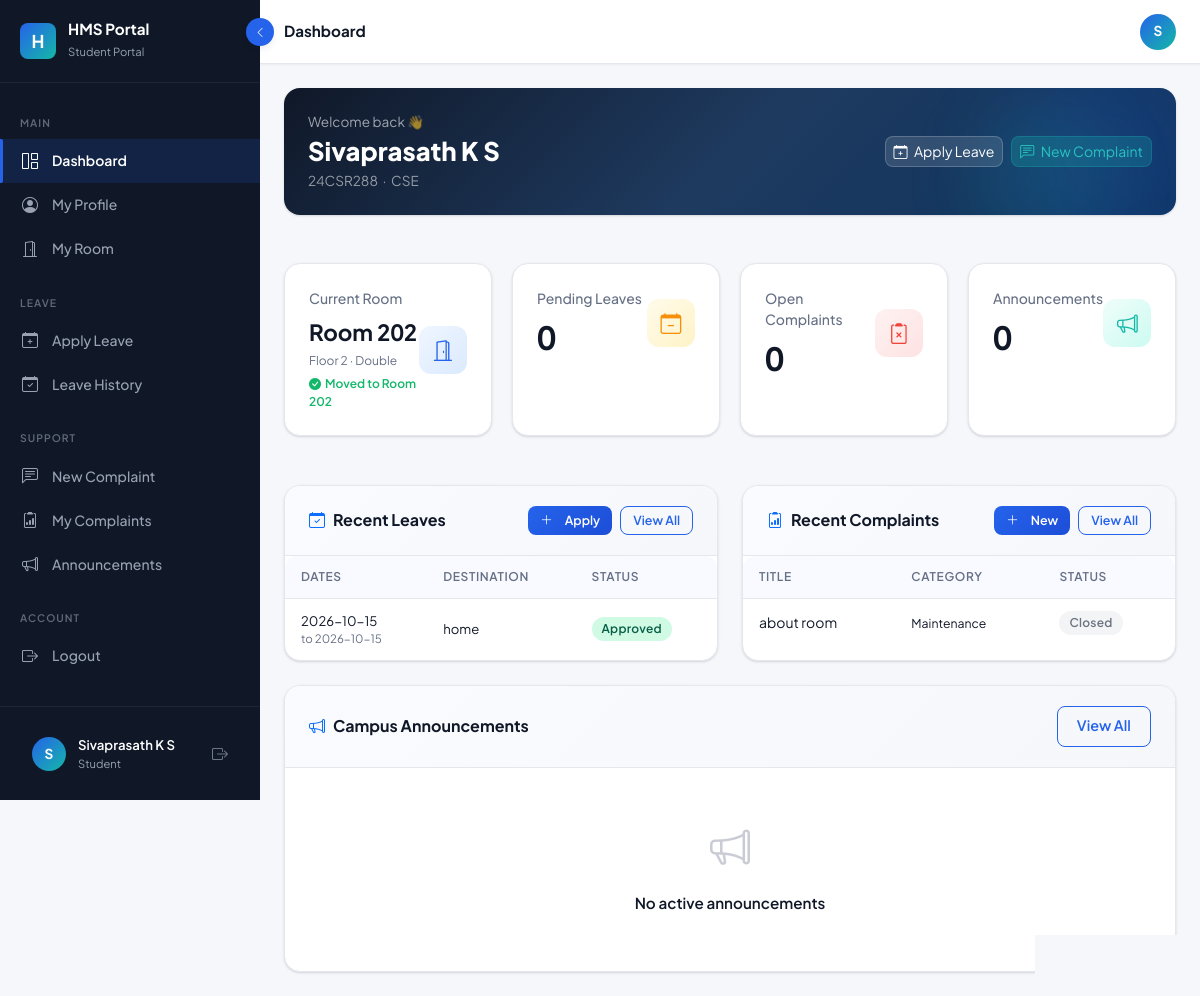
Screenshot of /student/dashboard (signed in) with the database file from the repository.
### tables this page shows
CREATE TABLE Users (
    user_id       INTEGER PRIMARY KEY AUTOINCREMENT,
    email         TEXT NOT NULL UNIQUE,
    password_hash TEXT NOT NULL,
    role          TEXT NOT NULL DEFAULT 'student' CHECK(role IN ('admin','student')),
    full_name     TEXT NOT NULL,
    phone         TEXT,
    is_active     INTEGER NOT NULL DEFAULT 1,
    created_at    TEXT NOT NULL DEFAULT (datetime('now')),
    updated_at    TEXT NOT NULL DEFAULT (datetime('now'))
);

CREATE TABLE Students (
    student_id          INTEGER PRIMARY KEY AUTOINCREMENT,
    user_id             INTEGER NOT NULL UNIQUE REFERENCES Users(user_id) ON DELETE CASCADE,
    registration_number TEXT NOT NULL UNIQUE,
    department          TEXT,
    academic_year       TEXT,
    guardian_name       TEXT,
    guardian_phone      TEXT,
    address             TEXT,
    account_status      TEXT NOT NULL DEFAULT 'active' CHECK(account_status IN ('active','inactive','suspended')),
    joined_date         TEXT,
    created_at          TEXT NOT NULL DEFAULT (datetime('now'))
);

CREATE TABLE Rooms (
    room_id        INTEGER PRIMARY KEY AUTOINCREMENT,
    room_number    TEXT NOT NULL UNIQUE,
    floor          INTEGER NOT NULL DEFAULT 1,
    room_type      TEXT NOT NULL DEFAULT 'Single' CHECK(room_type IN ('Single','Double','Triple','Dormitory')),
    capacity       INTEGER NOT NULL DEFAULT 1,
    occupied_count INTEGER NOT NULL DEFAULT 0,
    status         TEXT NOT NULL DEFAULT 'Available' CHECK(status IN ('Available','Full','Maintenance','Closed')),
    created_at     TEXT NOT NULL DEFAULT (datetime('now')),
    updated_at     TEXT NOT NULL DEFAULT (datetime('now'))
);

CREATE TABLE LeaveRequests (
    leave_id          INTEGER PRIMARY KEY AUTOINCREMENT,
    student_id        INTEGER NOT NULL REFERENCES Students(student_id) ON DELETE CASCADE,
    start_date        TEXT NOT NULL,
    end_date          TEXT NOT NULL,
    destination       TEXT,
    reason            TEXT,
    emergency_contact TEXT,
    status            TEXT NOT NULL DEFAULT 'Pending' CHECK(status IN ('Pending','Approved','Rejected')),
    admin_remarks     TEXT,
    reviewed_by       INTEGER REFERENCES Users(user_id),
    reviewed_at       TEXT,
    created_at        TEXT NOT NULL DEFAULT (datetime('now'))
);

CREATE TABLE Complaints (
    complaint_id     INTEGER PRIMARY KEY AUTOINCREMENT,
    student_id       INTEGER NOT NULL REFERENCES Students(student_id) ON DELETE CASCADE,
    title            TEXT NOT NULL,
    category         TEXT NOT NULL DEFAULT 'Other',
    description      TEXT,
    priority         TEXT NOT NULL DEFAULT 'Medium' CHECK(priority IN ('Low','Medium','High','Urgent')),
    status           TEXT NOT NULL DEFAULT 'Submitted' CHECK(status IN ('Submitted','In Progress','Resolved','Closed')),
    resolution_notes TEXT,
    resolved_by      INTEGER REFERENCES Users(user_id),
    resolved_at      TEXT,
    created_at       TEXT NOT NULL DEFAULT (datetime('now')),
    updated_at       TEXT NOT NULL DEFAULT (datetime('now'))
);

### routes/student_routes.py (the view)
@student_bp.route('/dashboard')
@student_required
def dashboard():
    user_id = session['user_id']
    student = student_service.get_student_by_user_id(user_id)
    if not student:
        flash('Student profile not found. Contact admin.', 'warning')
        return redirect(url_for('auth.logout'))
    sid = student['student_id']
    allocation   = room_service.get_active_allocation(sid)
    my_leaves    = leave_service.get_leaves(sid)
    my_complaints= complaint_service.get_complaints(sid)
    recent_changes= room_service.get_change_requests(sid)[:3]
    announcements= announcement_service.get_announcements(active_only=True)[:5]
    pending_leaves = sum(1 for l in my_leaves if l['status'] == 'Pending')
    open_complaints= sum(1 for c in my_complaints if c['status'] in ('Submitted','In Progress'))
    return render_template('student/dashboard.html',
        student=student, allocation=allocation,
        pending_leaves=pending_leaves,
        open_complaints=open_complaints,
        recent_leaves=my_leaves[:4],
        recent_complaints=my_complaints[:4],
        recent_changes=recent_changes,
        announcements=announcements,
        total_leaves=len(my_leaves),
        total_complaints=len(my_complaints),
        total_announcements=len(announcements)
    )

### templates/student/dashboard.html (shortened to what this page needs)
{% extends "layouts/dashboard.html" %}
{% block page_title %}Dashboard{% endblock %}
{% block sidebar_role %}Student Portal{% endblock %}
{% block sidebar_nav %}{% include 'student/_nav.html' %}{% endblock %}
{% block content %}
<div class="hms-card mb-5 animate-fade-in-up" style="background:linear-gradient(135deg,#101828 0%,#1e3a5f 50%,#0f3460 100%); border:none; color:#fff; overflow:hidden; position:relative;">
  <div style="position:absolute;right:-30px;top:-30px;width:200px;height:200px;background:rgba(37,99,235,0.15);border-radius:50%;filter:blur(40px);"></div>
  <div style="position:absolute;right:60px;bottom:-40px;width:150px;height:150px;background:rgba(20,184,166,0.1);border-radius:50%;filter:blur(30px);"></div>
  <div class="hms-card-body d-flex align-items-center justify-content-between flex-wrap gap-3">
    <div>
      <p class="mb-1" style="color:rgba(255,255,255,0.6);font-size:0.85rem;">Welcome back 👋</p>
      <h2 class="mb-1 fw-700" style="font-size:1.6rem;font-weight:800;">{{ student.full_name }}</h2>
      <p class="mb-0" style="color:rgba(255,255,255,0.55);font-size:0.85rem;">
        {{ student.registration_number }} &nbsp;·&nbsp; {{ student.department or 'Student' }}
      </p>
    </div>
    <div class="d-flex gap-2 flex-wrap">
      <a href="{{ url_for('student.apply_leave') }}" class="btn btn-sm" style="background:rgba(255,255,255,0.12);color:#fff;border:1px solid rgba(255,255,255,0.2);border-radius:8px;backdrop-filter:blur(8px);">
        <i class="bi bi-calendar-plus me-1"></i> Apply Leave
      </a>
      <a href="{{ url_for('student.submit_complaint') }}" class="btn btn-sm" style="background:rgba(20,184,166,0.25);color:#2DD4BF;border:1px solid rgba(20,184,166,0.3);border-radius:8px;">
        <i class="bi bi-chat-left-text me-1"></i> New Complaint
      </a>
    </div>
  </div>
</div>
<div class="stats-grid mb-5">
  <div class="stat-card stagger-1">
    <div class="d-flex align-items-center justify-content-between">
      <div>
        <div class="stat-label">Current Room</div>
        <div class="stat-number" style="font-size:1.4rem;">
          {% if allocation %}Room {{ allocation.room_number }}{% else %}—{% endif %}
        </div>
        <small style="color:var(--hms-text-muted); font-size:0.75rem;">
          {% if allocation %}Floor {{ allocation.floor }} · {{ allocation.room_type }}{% else %}Not allocated{% endif %}
        </small>
        {% if recent_changes %}
          {% set latest_req = recent_changes[0] %}
          <div class="mt-1" style="font-size:0.75rem; font-weight:600;">
            {% if latest_req.status == 'Approved' %}
              <span style="color:var(--hms-success);"><i class="bi bi-check-circle-fill me-1"></i>Moved to Room {{ latest_req.requested_room }}</span>
            {% elif latest_req.status == 'Pending' %}
              <span style="color:var(--hms-warning);"><i class="bi bi-clock-fill me-1"></i>Change to Room {{ latest_req.requested_room }} Pending</span>
            {% endif %}
          </div>
        {% endif %}
      </div>
      <div class="stat-icon stat-icon-blue"><i class="bi bi-door-open"></i></div>
    </div>
  </div>
  <div class="stat-card stagger-2">
    <div class="d-flex align-items-center justify-content-between">
      <div>
        <div class="stat-label">Pending Leaves</div>
        <div class="stat-number" data-count="{{ pending_leaves }}">0</div>
      </div>
      <div class="stat-icon stat-icon-amber"><i class="bi bi-calendar-minus"></i></div>
    </div>
  </div>
  <div class="stat-card stagger-3">
    <div class="d-flex align-items-center justify-content-between">
      <div>
        <div class="stat-label">Open Complaints</div>
        <div class="stat-number" data-count="{{ open_complaints }}">0</div>
      </div>
      <div class="stat-icon stat-icon-red"><i class="bi bi-clipboard2-x"></i></div>
    </div>
  </div>
  <div class="stat-card stagger-4">
    <div class="d-flex align-items-center justify-content-between">
      <div>
        <div class="stat-label">Announcements</div>
        <div class="stat-number" data-count="{{ total_announcements }}">0</div>
      </div>
      <div class="stat-icon stat-icon-teal"><i class="bi bi-megaphone"></i></div>
    </div>
  </div>
</div>
<div class="row g-4 mb-4">
  <div class="col-lg-6 animate-fade-in-up stagger-1">
    <div class="hms-card h-100">
      <div class="hms-card-header">
        <span class="hms-card-title"><i class="bi bi-calendar-check text-primary"></i> Recent Leaves</span>
        <div class="d-flex gap-2">
          <a href="{{ url_for('student.apply_leave') }}" class="btn btn-sm btn-hms-primary" style="padding:0.25rem 0.75rem;font-size:0.78rem;">
            <i class="bi bi-plus-lg me-1"></i> Apply
          </a>
          <a href="{{ url_for('student.leave_history') }}" class="btn btn-sm btn-hms-outline" style="padding:0.25rem 0.75rem;font-size:0.78rem;">View All</a>
        </div>
      </div>
      <div class="hms-card-body p-0">
        {% if recent_leaves %}
        <div class="table-responsive-hms">
          <table class="hms-table" id="recentLeavesTable">
            <thead><tr><th>Dates</th><th>Destination</th><th>Status</th></tr></thead>
            <tbody>
            {% for l in recent_leaves %}
            <tr>
              <td>
                <div class="fw-600" style="font-size:0.82rem;">{{ l.start_date }}</div>
                <div style="font-size:0.72rem;color:var(--hms-text-muted);">to {{ l.end_date }}</div>
              </td>
              <td style="max-width:140px;overflow:hidden;text-overflow:ellipsis;white-space:nowrap;font-size:0.82rem;" title="{{ l.destination }}">
                {{ l.destination }}
              </td>
              <td>
                <span class="badge-hms badge-{{ l.status.lower() }}">
                  {{ l.status }}
                </span>
              </td>
            </tr>
            {% endfor %}
            </tbody>
          </table>
        </div>
        {% endif %}
      </div>
    </div>
  </div>
  <div class="col-lg-6 animate-fade-in-up stagger-2">
    <div class="hms-card h-100">
      <div class="hms-card-header">
        <span class="hms-card-title"><i class="bi bi-clipboard2-data text-primary"></i> Recent Complaints</span>
        <div class="d-flex gap-2">
          <a href="{{ url_for('student.submit_complaint') }}" class="btn btn-sm btn-hms-primary" style="padding:0.25rem 0.75rem;font-size:0.78rem;">
            <i class="bi bi-plus-lg me-1"></i> New
          </a>
          <a href="{{ url_for('student.my_complaints') }}" class="btn btn-sm btn-hms-outline" style="padding:0.25rem 0.75rem;font-size:0.78rem;">View All</a>
        </div>
      </div>
      <div class="hms-card-body p-0">
        {% if recent_complaints %}
        <div class="table-responsive-hms">
          <table class="hms-table" id="recentComplaintsTable">
            <thead><tr><th>Title</th><th>Category</th><th>Status</th></tr></thead>
            <tbody>
            {% for c in recent_complaints %}
            <tr>
              <td class="fw-500" style="max-width:180px; overflow:hidden; text-overflow:ellipsis; white-space:nowrap;">{{ c.title }}</td>
              <td><small>{{ c.category }}</small></td>
              <td>
                {% set s = c.status.lower().replace(' ','') %}
                <span class="badge-hms badge-{{ 'inprogress' if 'progress' in s else s }}">
                  {{ c.status }}
                </span>
              </td>
            </tr>
            {% endfor %}
            </tbody>
          </table>
        </div>
        {% endif %}
      </div>
    </div>
  </div>
</div>
<div class="row g-4">
  <div class="col-12 animate-fade-in-up stagger-3">
    <div class="hms-card">
      <div class="hms-card-header">
        <span class="hms-card-title"><i class="bi bi-megaphone text-primary"></i> Campus Announcements</span>
        <a href="{{ url_for('student.announcements') }}" class="btn btn-sm btn-hms-outline">View All</a>
      </div>
      <div class="hms-card-body">
        {% if announcements %}
        <div class="row g-3">
          {% for ann in announcements %}
          {% set cat_class = ann.category.lower() %}
          <div class="col-md-6 col-xl-4">
            <div class="announcement-card cat-{{ cat_class }} h-100" style="animation-delay:{{ loop.index * 0.08 }}s;">
              <div class="d-flex align-items-start justify-content-between gap-2">
                <div>
                  <div class="fw-600 mb-1" style="font-size:0.875rem;">{{ ann.title }}</div>
                  <span class="badge-hms" style="background:#EFF6FF;color:var(--hms-blue);margin-bottom:6px;">{{ ann.category }}</span>
                  <div class="ann-collapsible" style="font-size:0.8rem;color:var(--hms-text-muted);line-height:1.5;">{{ ann.message }}</div>
                </div>
              </div>
              <div class="d-flex align-items-center justify-content-between mt-2">
                <small style="color:var(--hms-text-muted);font-size:0.72rem;">
                  <i class="bi bi-clock me-1"></i>{{ ann.created_at|format_date('%b %d, %Y') }}
                </small>
                <button class="ann-toggle" style="background:none;border:none;color:var(--hms-blue);font-size:0.75rem;font-weight:600;padding:0;cursor:pointer;">Read more</button>
              </div>
            </div>
          </div>
          {% endfor %}
        </div>
        {% else %}
        <div class="empty-state py-4">
          <div class="empty-state-icon" style="font-size:2.5rem;"><i class="bi bi-megaphone"></i></div>
          <div class="empty-state-title" style="font-size:0.95rem;">No active announcements</div>
        </div>
        {% endif %}
      </div>
    </div>
  </div>
</div>
{% endblock %}

### templates/layouts/dashboard.html (shortened to what this page needs)
{% extends "layouts/base.html" %}
{% block body %}
<nav class="hms-sidebar" id="hmsSidebar">
  <div class="sidebar-brand">
    <div class="brand-logo">H</div>
    <div class="brand-text">
      <span class="brand-name">HMS Portal</span>
      <span class="brand-sub">{% block sidebar_role %}Student{% endblock %}</span>
    </div>
  </div>
  <div class="sidebar-nav">
    {% block sidebar_nav %}{% endblock %}
  </div>
  <div class="sidebar-footer">
    <div class="user-card" title="{{ session.name }}">
      <div class="user-avatar">{{ session.name[0]|upper if session.name else 'U' }}</div>
      <div class="user-info">
        <div class="user-name">{{ session.name }}</div>
        <div class="user-role">{{ session.role|capitalize }}</div>
      </div>
      <a href="{{ url_for('auth.logout') }}" class="ms-auto text-muted" style="font-size:1rem; color:rgba(152,162,179,0.7)!important; text-decoration:none;" title="Logout">
        <i class="bi bi-box-arrow-right"></i>
      </a>
    </div>
  </div>
</nav>
<button class="sidebar-toggle" id="sidebarToggle" aria-label="Toggle sidebar">
  <i class="bi bi-chevron-left toggle-icon"></i>
</button>
<main class="hms-main" id="hmsMain">
  <header class="hms-topbar">
    <div class="d-flex align-items-center gap-3">
      <div>
        <h6 class="mb-0 fw-700" style="font-weight:700; font-size:0.95rem;">
          {% block page_title %}Dashboard{% endblock %}
        </h6>
      </div>
    </div>
    <div class="topbar-actions">
      <div class="topbar-avatar" title="{{ session.name }}">
        {{ session.name[0]|upper if session.name else 'U' }}
      </div>
    </div>
  </header>
  <div class="hms-page-content">
    {% block content %}{% endblock %}
  </div>
</main>
{% endblock %}

### rows the page displays
Users: name "Sivaprasath K S", role "Student", full_name "Sivaprasath K S"
Students: registration_number "24CSR288", department "CSE"
Rooms: room_number "202", floor "2", room_type "Double", requested_room "202"
LeaveRequests: start_date "2026-10-15", end_date "2026-10-15", destination "home", status "Approved"
Complaints: title "about room", category "Maintenance", status "Closed"

### other values shown
{{ session.name[0]|upper if session.name else 'U' }} "S"
